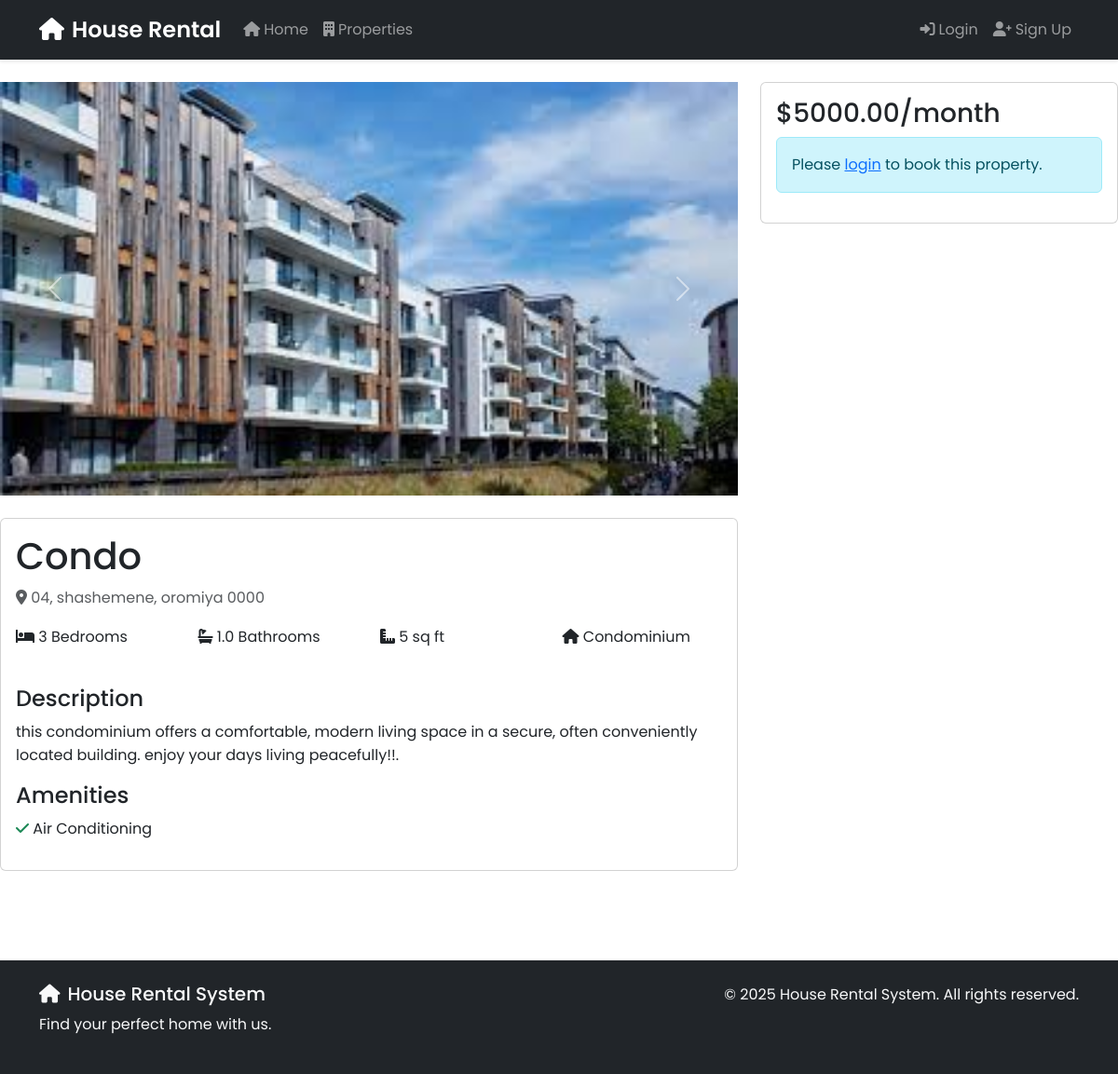
The page /property/4/ on the database its author committed.
### properties/models.py (models this page shows, shortened)
class PropertyImage(models.Model):
    property = models.ForeignKey(Property, on_delete=models.CASCADE, related_name='images')
    image = models.ImageField(upload_to='property_images/')
    is_primary = models.BooleanField(default=False)
    created_at = models.DateTimeField(auto_now_add=True)

class Property(models.Model):
    PROPERTY_TYPES = [
        ('house', 'House'),
        ('apartment', 'Apartment'),
        ('condo', 'Condominium'),
        ('townhouse', 'Townhouse'),
    ]
    title = models.CharField(max_length=200)
    description = models.TextField()
    property_type = models.CharField(max_length=20, choices=PROPERTY_TYPES)
    address = models.CharField(max_length=200)
    city = models.CharField(max_length=100)
    state = models.CharField(max_length=100)
    zip_code = models.CharField(max_length=20)
    price = models.DecimalField(max_digits=10, decimal_places=2, validators=[MinValueValidator(0)])
    bedrooms = models.PositiveIntegerField()
    bathrooms = models.DecimalField(max_digits=3, decimal_places=1)
    area = models.PositiveIntegerField(help_text='Area in square feet')
    is_available = models.BooleanField(default=True)
    is_featured = models.BooleanField(default=False)
    created_at = models.DateTimeField(auto_now_add=True)
    updated_at = models.DateTimeField(auto_now=True)
    owner = models.ForeignKey(User, on_delete=models.CASCADE, related_name='properties')
    terms_and_conditions = models.TextField(blank=True, help_text="Terms and conditions for renting this property")

class Amenity(models.Model):
    name = models.CharField(max_length=100)
    properties = models.ManyToManyField(Property, related_name='amenities')

### properties/views.py (the view)
# urls.py: path('property/<int:pk>/', views.PropertyDetailView.as_view(), name='property_detail'),
class PropertyDetailView(DetailView):
    model = Property
    template_name = 'properties/property_detail.html'
    context_object_name = 'property'
    def get_context_data(self, **kwargs):
        context = super().get_context_data(**kwargs)
        context['images'] = self.object.images.all()
        context['amenities'] = self.object.amenities.all()
        return context

### templates/properties/property_detail.html (shortened to what this page needs)
{% extends 'base.html' %}
{% block content %}
<div class="row">
    <div class="col-md-8">
        <div id="propertyCarousel" class="carousel slide mb-4" data-bs-ride="carousel">
            <div class="carousel-inner">
                {% for image in images %}
                <div class="carousel-item {% if forloop.first %}active{% endif %}">
                    <img src="{{ image.image.url }}" class="d-block w-100" alt="{{ property.title }}">
                </div>
                {% empty %}
                <div class="carousel-item active">
                    <img src="https://via.placeholder.com/800x400" class="d-block w-100" alt="No image available">
                </div>
                {% endfor %}
            </div>
            {% if images|length > 1 %}
            <button class="carousel-control-prev" type="button" data-bs-target="#propertyCarousel" data-bs-slide="prev">
                <span class="carousel-control-prev-icon"></span>
            </button>
            <button class="carousel-control-next" type="button" data-bs-target="#propertyCarousel" data-bs-slide="next">
                <span class="carousel-control-next-icon"></span>
            </button>
            {% endif %}
        </div>
        <div class="card mb-4">
            <div class="card-body">
                <h1 class="card-title">{{ property.title }}</h1>
                <p class="text-muted">
                    <i class="fas fa-map-marker-alt"></i> {{ property.address }}, {{ property.city }}, {{ property.state }} {{ property.zip_code }}
                </p>
                <div class="row mb-4">
                    <div class="col-md-3">
                        <p><i class="fas fa-bed"></i> {{ property.bedrooms }} Bedrooms</p>
                    </div>
                    <div class="col-md-3">
                        <p><i class="fas fa-bath"></i> {{ property.bathrooms }} Bathrooms</p>
                    </div>
                    <div class="col-md-3">
                        <p><i class="fas fa-ruler-combined"></i> {{ property.area }} sq ft</p>
                    </div>
                    <div class="col-md-3">
                        <p><i class="fas fa-home"></i> {{ property.get_property_type_display }}</p>
                    </div>
                </div>
                <h4>Description</h4>
                <p>{{ property.description }}</p>
                {% if amenities %}
                <h4>Amenities</h4>
                <div class="row">
                    {% for amenity in amenities %}
                    <div class="col-md-4">
                        <p><i class="fas fa-check text-success"></i> {{ amenity.name }}</p>
                    </div>
                    {% endfor %}
                </div>
                {% endif %}
            </div>
        </div>
    </div>
    <div class="col-md-4">
        <div class="card sticky-top" style="top: 20px;">
            <div class="card-body">
                <h3 class="card-title">${{ property.price }}/month</h3>
                {% if user.is_authenticated %}
                    <form method="post" action="{% url 'create_booking' property.id %}">
                        {% csrf_token %}
                        <div class="mb-3">
                            <label for="start_date" class="form-label">Start Date</label>
                            <input type="date" class="form-control" id="start_date" name="start_date" required>
                        </div>
                        <div class="mb-3">
                            <label for="end_date" class="form-label">End Date</label>
                            <input type="date" class="form-control" id="end_date" name="end_date" required>
                        </div>
                        <div class="mb-3">
                            <label for="notes" class="form-label">Additional Notes</label>
                            <textarea class="form-control" id="notes" name="notes" rows="3"></textarea>
                        </div>
                        <button type="submit" class="btn btn-primary w-100">Book Now</button>
                    </form>
                {% else %}
                    <div class="alert alert-info">
                        Please <a href="{% url 'account_login' %}">login</a> to book this property.
                    </div>
                {% endif %}
            </div>
        </div>
    </div>
</div>
{% endblock %}

### static/css/style.css (style rules this page uses)
:root { --primary-color: #2c3e50; --secondary-color: #3498db; --accent-color: #e74c3c; --light-gray: #f8f9fa; --dark-gray: #343a40; }
body { font-family: 'Poppins', sans-serif; line-height: 1.6; color: var(--dark-gray); min-height: 100vh; display: flex; flex-direction: column; }
.alert { margin-bottom: 1rem; }

### rows shown on the page
PropertyImage: image (picture)
Property: title "Condo", address "04", city "shashemene", state "oromiya", zip_code "0000", bedrooms "3", bathrooms "1.0", area "5", property_type "Condominium", description "this condominium offers a comfortable, modern living space in a secure, often conveniently located building. enjoy your days living peacefully!!.", price "5000.00"
Amenity: name "Air Conditioning"
